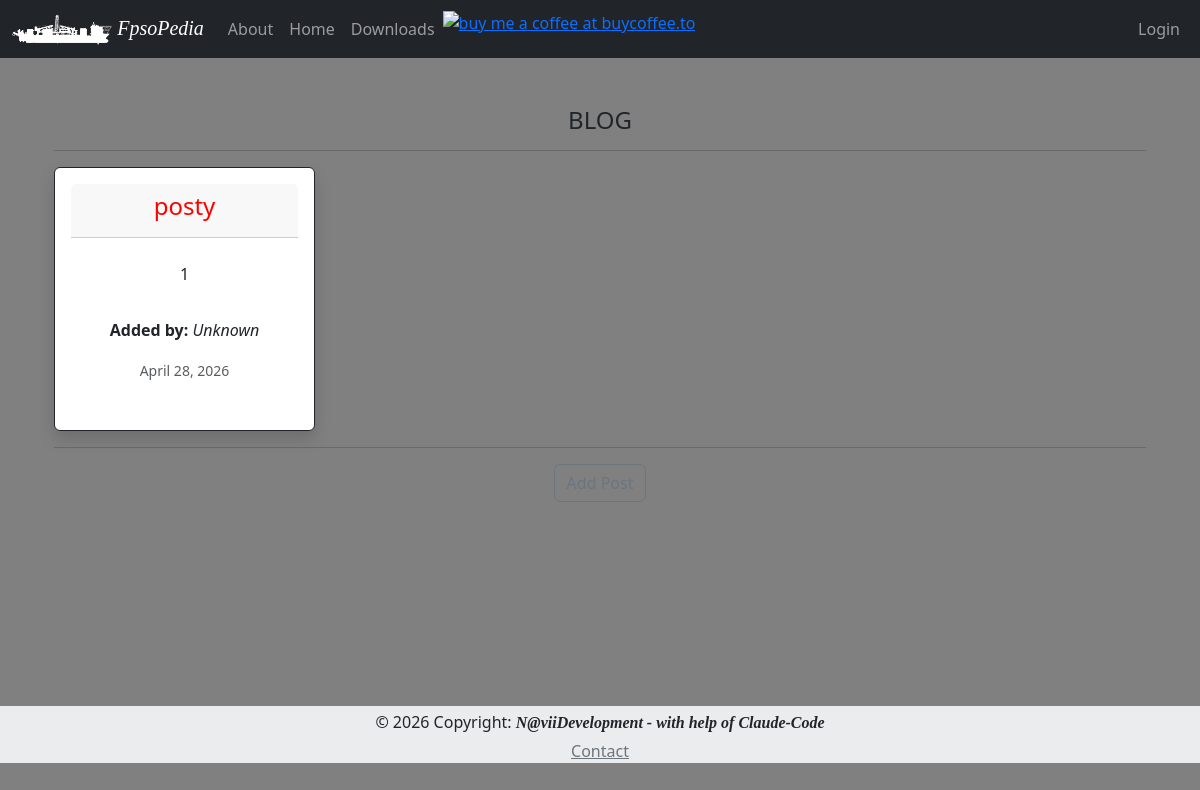
Page /blog on the committed database.
### App/models.py (models this page shows, shortened)
class Post(db.Model):
    id = db.Column(db.Integer, primary_key=True)
    blog_Title = db.Column(db.String(20))
    body = db.Column(db.String(140))
    timestamp = db.Column(db.DateTime, index=True, default=datetime.utcnow)
    user_id = db.Column(db.Integer, db.ForeignKey('user.id'))

### App/routes.py (the view)
@app.route('/blog')
def blog():
    posts = Post.query.order_by(Post.timestamp.desc()).all()
    return render_template('blog.html', title='Blog', posts=posts)

### App/templates/blog.html (shortened to what this page needs)
{% extends "base.html" %}
{% set active_page = 'blog' %}
{% block content %}
    <div class="container">
        <h4>BLOG</h4>
        <hr>
        {% if posts %}
            <div class="row justify-content-start g-3">
                {% for post in posts %}
                    <div class="col-12 col-lg-3">
                        <div class="card border-dark mb-3 shadow p-3 bg-body rounded h-100">
                            <div class="card-header">
                                <h4 class="newVersion">{{ post.blog_Title }}</h4>
                            </div>
                            <br>
                            <div class="row px-3">
                                <p>{{ post.body }}</p>
                            </div>
                            <div class="card-body text-dark">
                                <p class="card-text"><b>Added by:</b>
                                    <em>{{ post.author.user_name if post.author else 'Unknown' }}</em>
                                </p>
                                <p class="card-text text-muted"><small>{{ moment(post.timestamp).format('LL') }}</small></p>
                            </div>
                        </div>
                    </div>
                {% endfor %}
            </div>
        {% else %}
            <p class="text-muted">No posts yet.</p>
        {% endif %}
        <hr>
        <a href="{{ url_for('add_post') }}" class="btn btn-outline-secondary mb-3">Add Post</a>
    </div>
{% endblock %}

### App/static/css/style.css (style rules this page uses)
body { background-color: gray; }
.newVersion { color: red; }

### rows in the picture
Post: blog_Title "posty", body "1", author "Unknown", timestamp "April 28, 2026"
